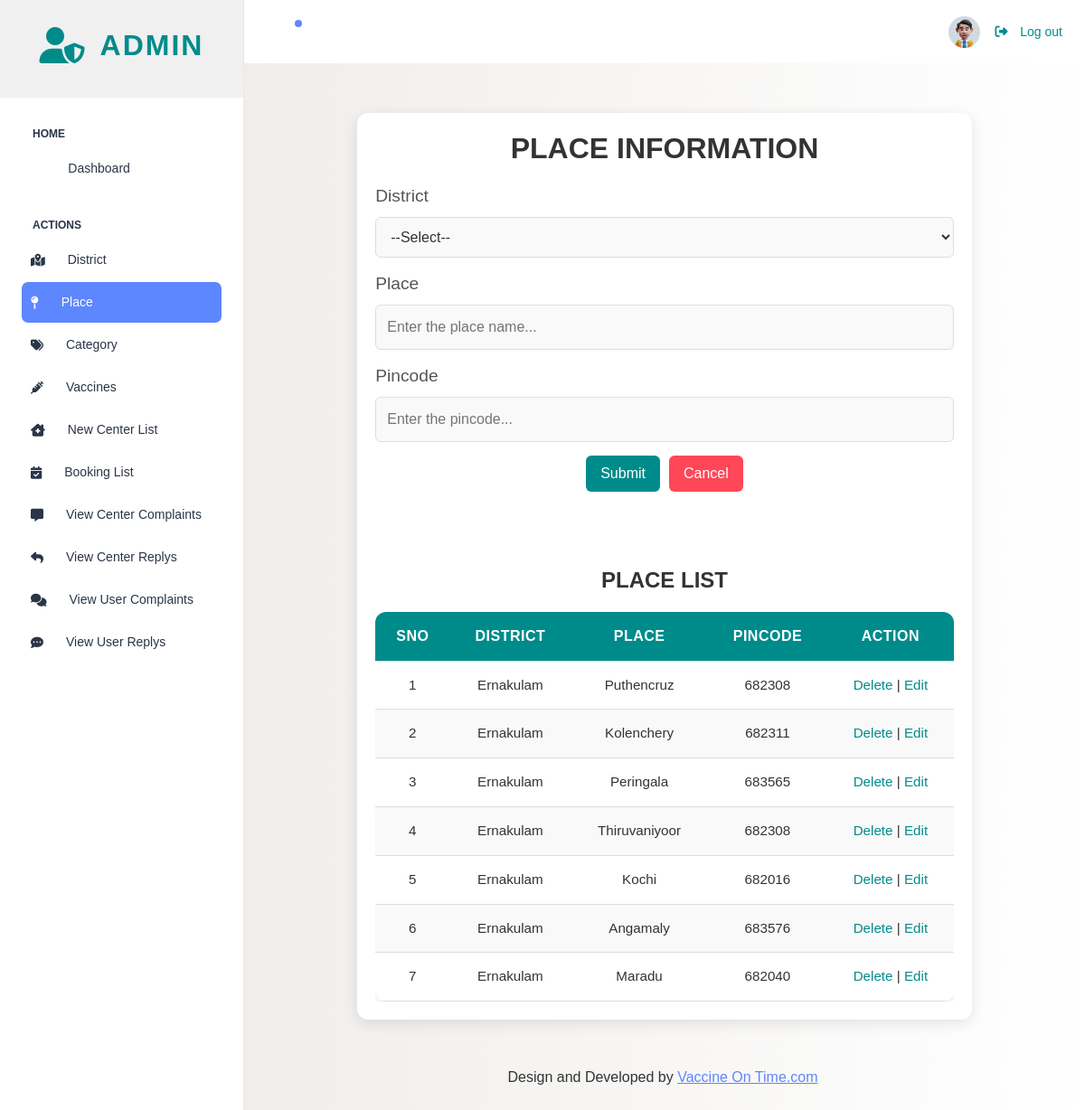
Page /PROJECT/Admin/Place.php on the committed database.
### tables this page shows
CREATE TABLE `tbl_place` (
  `place_id` int(11) NOT NULL,
  `place_name` varchar(50) NOT NULL,
  `place_pincode` varchar(50) NOT NULL,
  `district_id` int(11) NOT NULL
);

CREATE TABLE `tbl_district` (
  `district_id` int(11) NOT NULL,
  `district_name` varchar(50) NOT NULL
);

### PROJECT/Admin/Place.php (the view, shortened to what this page needs)
<?php
include('../Assets/connection/connection.php');
include('Head.php');
	?>
<!DOCTYPE html>
<html lang="en">
<head>
</head>
<body>
    <div class="container">
        <h2>Place Information</h2>
        <form id="form1" name="form1" method="post" action="">
            <div class="form-group">
                <label for="sel_dis">District</label>
                <select name="sel_dis" id="sel_dis" required>
                    <option>--Select--</option>
                </select>
            </div>
            <div class="form-group">
                <label for="txt_place">Place</label>
                <input type="text" name="txt_place" id="txt_place" placeholder="Enter the place name..." required />
            </div>
            <div class="form-group">
                <label for="txt_pincode">Pincode</label>
                <input type="text" name="txt_pincode" id="txt_pincode" placeholder="Enter the pincode..." required />
            </div>
            <div class="form-buttons">
                <input type="submit" name="btn_submit" id="btn_submit" value="Submit" />
                <input type="reset" name="btn_cancel" id="btn_cancel" value="Cancel" />
            </div>
        </form>
        <br><br><br><br>
        <h3>Place List</h3>
        <div class="table-responsive">
            <table class="place-table">
                <thead>
                    <tr>
                        <th>SNo</th>
                        <th>District</th>
                        <th>Place</th>
                        <th>Pincode</th>
                        <th>Action</th>
                    </tr>
                </thead>
                <tbody>
                    <?php
                    $i = 0;
                    $sel = "select * from tbl_place p inner join tbl_district d on p.district_id=d.district_id";
                    $row = $con->query($sel);
                    while ($data = $row->fetch_assoc()) {
                        $i++;
                    ?>
                        <tr>
                            <td><?php echo $i ?></td>
                            <td><?php echo $data['district_name'] ?></td>
                            <td><?php echo $data['place_name'] ?></td>
                            <td><?php echo $data['place_pincode'] ?></td>
                            <td><a href="Place.php?delID=<?php echo $data['place_id'] ?>">Delete</a> | <a href="Place.php?eid=<?php echo $data['place_id'] ?>">Edit</a></td>
                        </tr>
                    <?php
                    }
                    ?>
                </tbody>
            </table>
        </div>
    </div>
    <?php include('Foot.php'); ?>
</body>
</html>

### PROJECT/Admin/Place.php (style rules this page uses)
* { margin: 0; padding: 0; box-sizing: border-box; font-family: 'Poppins', sans-serif; }
body { background: linear-gradient(to right, #ece9e6, #ffffff); color: #333; }
.container { width: 75%; margin: 40px auto; padding: 20px; max-width: 900px; background: #fff; border-radius: 12px; box-shadow: 0 4px 15px rgba(0, 0, 0, 0.1); }
h2 { margin-bottom: 20px; font-size: 2rem; color: #333; text-align: center; font-weight: 700; text-transform: uppercase; }
.form-group { display: flex; flex-direction: column; margin-bottom: 15px; }
label { margin-bottom: 8px; font-size: 1.2rem; font-weight: 500; color: #555; }
select, input[type="text"] { padding: 12px; border: 1px solid #ddd; border-radius: 6px; font-size: 1rem; color: #333; transition: border-color 0.3s ease-in-out, box-shadow 0.3s ease-in-out; background: #f9f9f9; }
.form-buttons { display: flex; justify-content: center; gap: 10px; margin-top: 15px; }
input[type="submit"], input[type="reset"] { padding: 8px 16px; border: none; border-radius: 6px; background-color: #008b8b; color: white; font-size: 1rem; cursor: pointer; transition: background-color 0.3s ease-in-out; }
input[type="reset"] { background-color: #ff4757; }
h3 { font-size: 1.5rem; margin-bottom: 20px; color: #333; font-weight: 600; text-transform: uppercase; text-align: center; }
.table-responsive { overflow-x: auto; margin-top: 20px; }
.place-table { width: 100%; border-collapse: collapse; border-radius: 12px; overflow: hidden; box-shadow: 0 2px 10px rgba(0, 0, 0, 0.1); background-color: #fff; }
.place-table thead { background-color: #008b8b; color: #fff; }
.place-table th, .place-table td { padding: 15px; text-align: center; border-bottom: 1px solid #ddd; font-size: 0.95rem; }
.place-table th { font-weight: bold; text-transform: uppercase; letter-spacing: 0.5px; font-size: 1rem; }
.place-table tbody tr { transition: background-color 0.3s ease, transform 0.2s ease; }
.place-table tbody tr:nth-child(even) { background-color: #f9f9f9; }
a { color: #008b8b; font-weight: 500; text-decoration: none; transition: color 0.2s ease, text-decoration 0.2s ease; }

### rows in the picture
tbl_place: district.district_name "Ernakulam", place_name "Puthencruz", place_pincode "682308"
tbl_place: district.district_name "Ernakulam", place_name "Kolenchery", place_pincode "682311"
tbl_place: district.district_name "Ernakulam", place_name "Peringala", place_pincode "683565"
tbl_place: district.district_name "Ernakulam", place_name "Thiruvaniyoor", place_pincode "682308"
tbl_place: district.district_name "Ernakulam", place_name "Kochi", place_pincode "682016"
tbl_place: district.district_name "Ernakulam", place_name "Angamaly", place_pincode "683576"
tbl_place: district.district_name "Ernakulam", place_name "Maradu", place_pincode "682040"
